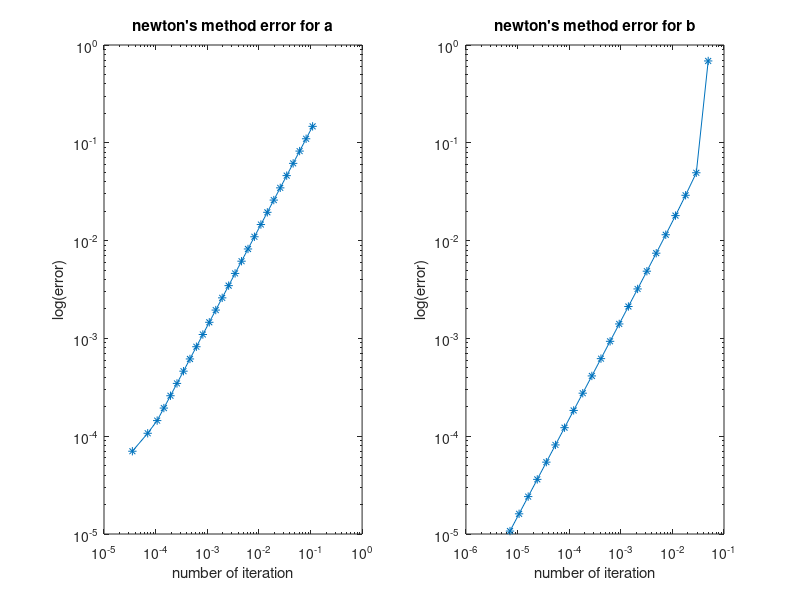

This figure's MATLAB source:
%==========================================================
%Name: Yeash Patel
%Class: Math131-Numerical Analysis-05D-SP17
%Title: HW4
%problem 2 newtons method for a and b 
%==========================================================  
close all
clc 
clear all
a=@(x)cos(x+sqrt(2))+x*(x/2+sqrt(2));
da=@(x)x-sin(x+sqrt(2))+sqrt(2);

b=@(z)exp(6*z)+3*((log(2))^2)*exp(2*z)-log(8)*exp(4*z)-(log(2))^3
db=@(z)6*exp(6*z)-4*log(8)*exp(4*z)+6*log(2)^2*exp(2*z)

i=1;
x=-2;
N=100;
TOL=10^-5;
t=1;
z=-1;
err=[];
errb=[];

while(i<=N)
   xn(i)=x-(a(x)/da(x))
   err(i)=abs(xn(i)-x)
   if(err(i)<=TOL||err(i)==0)
      disp(i)
      disp(x)
      break;
   end
   x=xn(i)
   i++
end

while(t<=N)
   zn(t)=z-(b(z)/db(z))
   errb(t)=abs(zn(t)-z)
   if(errb(t)<=TOL||errb(t)==0)
      disp(t)
      disp(z)
      break;
   end
   z=zn(t)
   t++
end

n=length(err)-1
k=length(errb)
aa=log(err(2:n))./log(err(1:n-1))
ab=log(errb(2:k))./log(errb(1:k-1))

disp('=======')
disp('number of iterations to solve function a:')
disp(i)
disp('the root for function a is located at:')
disp(x)
disp('the order of convergence for function a is:')
disp(aa(n-1))
disp('=======')
disp('number of iterations to solve function b:')
disp(t)
disp('the root for function b is located at:')
disp(z)
disp('the order of convergence for function b is:')
disp(ab(k-1))

subplot(1,2,1)
loglog(err(2:n),(err(1:n-1)),'*-')
axis on 
title("newton's method error for a")
xlabel('number of iteration')
ylabel('log(error)')

subplot(1,2,2)
loglog(errb(2:k),(errb(1:k-1)),'*-')
axis on 
title("newton's method error for b")
xlabel('number of iteration')
ylabel('log(error)')

